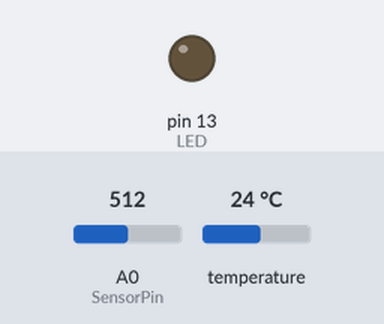
This sketch was run on a simulated Arduino Uno, built with avr-gcc and run on an emulated ATmega328P. Shown: output pins drawn as LEDs (lit = HIGH). Inputs (shaded band) come from the test bench; at power-on: A0 (SensorPin) = 512, temperature 24 °C. No radio packets arrive unless stated.

Above: at 1.1 s.
At 6.1 s:
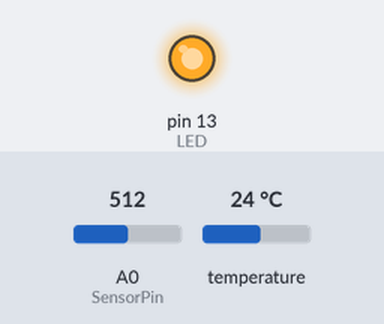
Timing chart, 0 to 7.1 s (numbered marks = the images above):
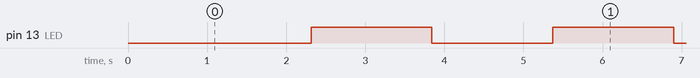

Measured:
- by itself, pin 13 (LED): alternates HIGH for 1.5 s and LOW for 1.5 s

The sketch:

nodo_emisor_1.ino
```cpp
#include<SPI.h>
#include<RF24.h>
#include <DallasTemperature.h>
#include <OneWire.h>
#define Pin 2
OneWire ourWire(Pin);
DallasTemperature sensors(&ourWire);
#define SensorPin A0
#define Offset 0.00
#define LED 13
#define samplingInterval 20
#define printInterval 800
#define ArrayLenth  40
int pHArray[ArrayLenth];
int pHArrayIndex=0;
long periodo = 120000;
unsigned long transcurrido = 0;
RF24 radio(9, 10);

void setup(void) {
  pinMode(LED,OUTPUT);
  sensors.begin();
  radio.begin();
  radio.setPALevel(RF24_PA_MAX);
  radio.setChannel(0x76);
  radio.openWritingPipe(0xF0F0F0F0E1LL);
  radio.enableDynamicPayloads();
  radio.powerUp();
}

void loop(void) {
  const char text[50] = "pecera_001";
  sensors.requestTemperatures();
  static unsigned long samplingTime = millis();
  static unsigned long printTime = millis();
  static float pHValue,voltage;
  float temp = sensors.getTempCByIndex(0);
  const char buffer[8]= " ";
  dtostrf(temp, 6, 2,buffer);
  strcat(text,"/temp:");
  strcat(text,buffer);

  if(millis()-samplingTime > samplingInterval){
      pHArray[pHArrayIndex++]=analogRead(SensorPin);
      if(pHArrayIndex==ArrayLenth)pHArrayIndex=0;
      voltage = avergearray(pHArray, ArrayLenth)*5.0/1024;
      pHValue = 3.5*voltage+Offset;
      samplingTime=millis();
  }
  if(millis() - printTime > printInterval){
      digitalWrite(LED,digitalRead(LED)^1);
      printTime=millis();
  }
  dtostrf(pHValue, 6, 2,buffer);
  strcat(text,"/ph:");
  strcat(text,buffer);

  if(millis()>transcurrido+periodo){
    radio.write(&text, sizeof(text));
    transcurrido = millis();
  }
}

double avergearray(int* arr, int number){
  int i;
  int max,min;
  double avg;
  long amount=0;
  if(number<=0){
    Serial.println("Error number for the array to avraging!/n");
    return 0;
  }
  if(number<5){
    for(i=0;i<number;i++){
      amount+=arr[i];
    }
    avg = amount/number;
    return avg;
  }else{
    if(arr[0]<arr[1]){
      min = arr[0];max=arr[1];
    }
    else{
      min=arr[1];max=arr[0];
    }
    for(i=2;i<number;i++){
      if(arr[i]<min){
        amount+=min;
        min=arr[i];
      }else {
        if(arr[i]>max){
          amount+=max;
          max=arr[i];
        }else{
          amount+=arr[i];
        }
      }
    }
    avg = (double)amount/(number-2);
  }
  return avg;
}
```
